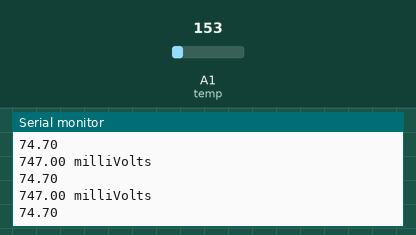
The sketch below on a simulated Arduino Uno, built with avr-gcc and run on an emulated ATmega328P. Shown: the last lines printed to the serial monitor. The inputs (shaded band) are chosen by the test bench; at power-on: A1 (temp) = 153.

Above: at 2.7 s.
2.8 s: A1 (temp) set to 175
At 2.92 s:
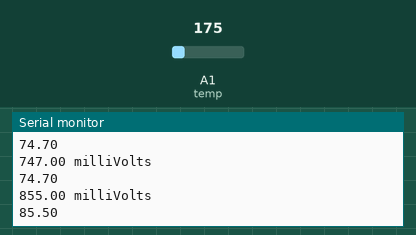
4.3 s: A1 (temp) set to 212
At 4.33 s:
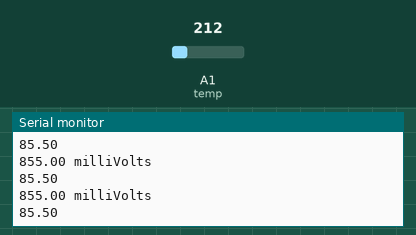
Timing chart, 0 to 7.3 s (numbered marks = the images above; inputs shaded):
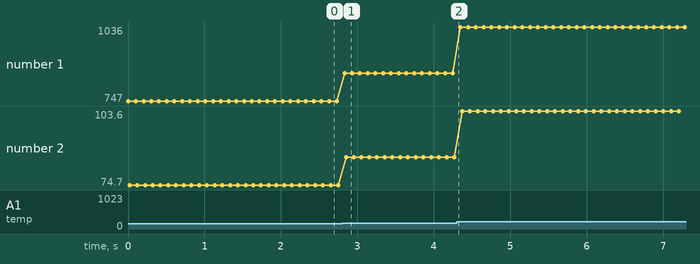

The sketch:

temperatura.ino
```cpp
const int temp = A1;
void setup() {
  // não precisamos configurar o pino como INPUT | OUTPUT

  Serial.begin(9600);
  while (!Serial) {
  }
}

void loop() {
  // a funçao analogRead lê valores entre 0 e 1023 (informação da documentação)
  int leitura = analogRead(temp);
  // mapeamos esse intervalo para 0mV até 5000mV (porta 5V do arduino =
  // alimentação de 5000mV)
  float milliVolts = map(leitura, 0, 1023, 0, 5000);
  Serial.print(milliVolts);
  Serial.println(" milliVolts");

  // para o sensor TMP36 disponível no TinkerCAD, precisamos subtrair mais 500mV
  // pois segundo sua documentação ele já tem essa tensão como valor mínimo
  // i.e. ele varia de 500mV a 5V
  // milliVolts -= 500;

  // dividimos o valor por 10 para saber a temperatura,
  // pois segundo o datasheet do sensor, ele varia 10mV por 1ºC
  float temperatura = milliVolts / 10.0;
  Serial.println(temperatura);
  delay(100);
}
```

Measured:
- after the input at 2.8 s, the serial monitor: prints a new line at once (image 1)
- plotted number 1: 747 → 855 after the input at 2.8 s, 855 → 1036 after the input at 4.3 s
- plotted number 2: 74.7 → 85.5 after the input at 2.8 s, 85.5 → 103.6 after the input at 4.3 s
